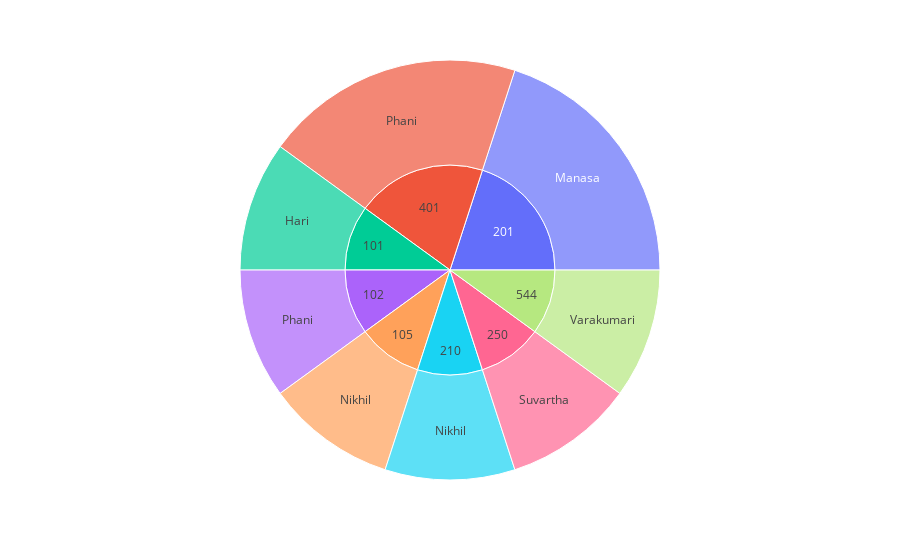

The notebook cell this image was saved under:
### Code cell
fig = px.sunburst(df,path=["Rollno","Names"], )
fig.show()

### Figure 1 — Plotly figure (JSON) as saved in the notebook; plotly's stock layout.template omitted (floating-point values rounded to 4 significant figures)
{"data": [{"branchvalues": "total", "domain": {"x": [0, 1], "y": [0, 1]}, "hovertemplate": "labels=%{label}<br>count=%{value}<br>parent=%{parent}<br>id=%{id}<extra></extra>", "ids": ["101/Hari", "201/Manasa", "105/Nikhil", "210/Nikhil", "102/Phani", "401/Phani", "250/Suvartha", "544/Varakumari", "101", "102", "105", "201", "210", "250", "401", "544"], "labels": ["Hari", "Manasa", "Nikhil", "Nikhil", "Phani", "Phani", "Suvartha", "Varakumari", "101", "102", "105", "201", "210", "250", "401", "544"], "name": "", "parents": ["101", "201", "105", "210", "102", "401", "250", "544", "", "", "", "", "", "", "", ""], "type": "sunburst", "values": [1, 2, 1, 1, 1, 2, 1, 1, 1, 1, 1, 2, 1, 1, 2, 1]}], "layout": {"legend": {"tracegroupgap": 0}, "margin": {"t": 60}}}
